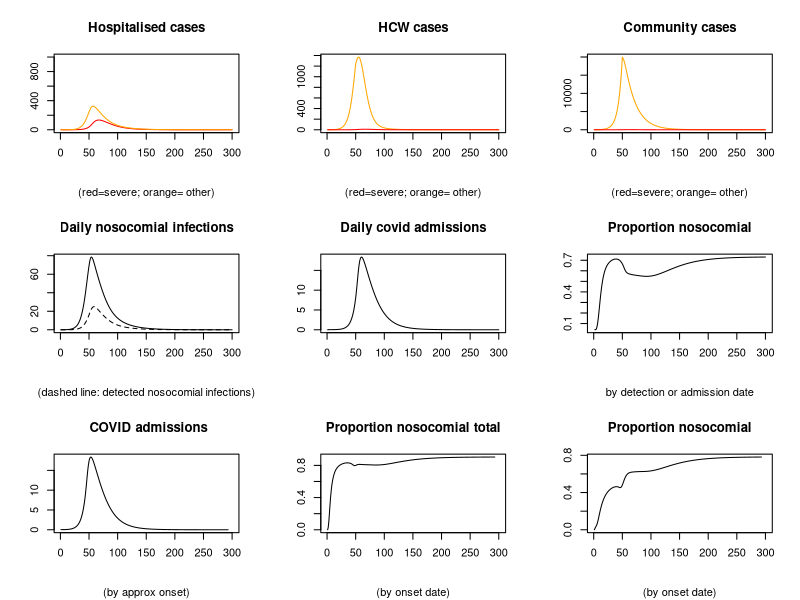

R code for this plot:
# Covid ODE hospital model without mitigation
library(deSolve)

HospCovid <- function(t, x, parms) { 
  
  with(as.list(c(parms, x)), {
    # beta_HH is transmission parameter for transmission from infectious hospital patient to susceptible hospital infection
    # mu is hospital death and discharge rate  for hospitalised (not for COVID). In general will be time varying.
    # muprimed is hospital death and discharge rate  for hospitalised COVID patients (i.e. those hospitalised because of COVID)
    #  alpha is admission rate to hospital from community for those not known to be covid 
    # alphaprimed is admission rate to hospital from communith for those with seveer covid (i.e .in the compartment Iprimed_C)
    # gamma1 is progression rate from E1 to E2, 
    # gamma2 is progression rate from E2 to I1,
    # rho1 is progression rate from I1 to I2,
    # rho2 is progression rate from I2 to R or Iprimed (seriously ill),
    # rho3 is progression rate from Iprimed to R
    # pi_H is the proportion of hospitalised infected patients who progress to severe infection, Iprimed (where definition of severe is that hospitalisation would be recommended)
    # pi_C is the proportion of infected patients in the community who progress to severe infection, Iprimed
    
    
    N_H   <- S_H   + E1_H   +  E2_H   +  I1_H   +  I2_H   + Iprimed_H + R_H       # hospital population
    N_HCW <- S_HCW + E1_HCW +  E2_HCW +  I1_HCW +  I2_HCW + Iprimed_HCW + R_HCW   # HCW population
    N_C   <- S_C   + E1_C   +  E2_C   +  I1_C   +  I2_C   + Iprimed_C + R_C       # Community populations
    
    # in the above I_1 and I_2 are for representing erlang distributed infectious periods  for those who are infectious
    # whie Iprimed corresponds to severe costs who will be isolated or hospitalised and can be assumed not to be highly infectious
    # print(c(N_H,N_HCW,N_C))
    
    #  Block for defining time varying parameters (which will include beta in the community and hospital discharge) 
    
    # beta<-time.varying.parameter(beta.max,beta.min,phi,t)
    total.hosp.discharge.rate<-mu*(S_H+ E1_H + E2_H + I1_H +I2_H + R_H) + muprimed*Iprimed_H
    #total.hosp.admission.rate<-alpha*(S_C+ E1_C + E2_C + I1_C +I2_C+ R_C) + alphaprimed*Iprimed_C
    # now choose alpha so admission rate matches dishcarge rate
    # now specify admission rate for severe cases to be limited by overall discharge rate 
    
    limited.alphaprimed<-min(alphaprimed, total.hosp.discharge.rate/Iprimed_C )
    
    # and admission rate for non-covid adjusted to fill capacity, but could be zero 
    alpha<-(total.hosp.discharge.rate -limited.alphaprimed*Iprimed_C)/(S_C+ E1_C + E2_C + I1_C +I2_C+ R_C) 
    
    # scale commmunity transmission to account for interventions (affects beta_CC and beta_CHCW)
    phi<-1
    if(t> changepoint1 & t<= changepoint2) phi<-phi1
    if(t> changepoint2 & t<= changepoint3) phi<-phi2
    if(t> changepoint3 & t<= changepoint4) phi<-phi3
    if(t> changepoint4 ) phi<-phi4
    
    
    
    
    # Derivatives 
    # a) For hospitalised population 
    dS_H <- -beta_HH*S_H*(I1_H + I2_H)/N_H   - betaprimed_HH*S_H*Iprimed_H/N_H  -beta_HCWH*S_H*(I1_HCW + I2_HCW)/N_H  - mu * S_H + alpha * S_C 
    dE1_H <-  beta_HH*S_H*(I1_H + I2_H)/N_H  +  betaprimed_HH*S_H*Iprimed_H/N_H  + beta_HCWH*S_H*(I1_HCW + I2_HCW)/N_H  - gamma1*E1_H -mu*E1_H +alpha*E1_C
    dE2_H <- gamma1*E1_H - gamma2*E2_H -mu*E2_H +alpha*E2_C
    dI1_H <- gamma2*E2_H - rho1*I1_H  -mu*I1_H +alpha*I1_C
    dI2_H <- rho1*I1_H - rho2*I2_H   -mu*I2_H +alpha*I2_C
    dIprimed_H <- pi_H * rho2*I2_H -rho3*Iprimed_H -muprimed*Iprimed_H +limited.alphaprimed*Iprimed_C
    dR_H  <- (1- pi_H) * rho2*I2_H + rho3*Iprimed_H   -mu*R_H +alpha*R_C
    
    # b) For community population    
    dS_C <- -phi*beta_CC*S_C*(I1_C + I2_C)/N_C   - phi*betaprimed_CC*S_C*Iprimed_C/N_C  -beta_HCWC*S_C*(I1_HCW + I2_HCW)/N_C  + mu * S_H - alpha * S_C 
    dE1_C <-  phi*beta_CC*S_C*(I1_C + I2_C)/N_C  +  phi*betaprimed_CC*S_C*Iprimed_C/N_C  + beta_HCWC*S_C*(I1_HCW + I2_HCW)/N_C  - gamma1*E1_C + mu*E1_H  - alpha*E1_C
    dE2_C <- gamma1*E1_C - gamma2*E2_C + mu*E2_H - alpha*E2_C
    dI1_C <- gamma2*E2_C - rho1*I1_C   + mu*I1_H  - alpha*I1_C
    dI2_C <- rho1*I1_C - rho2*I2_C   +mu*I2_H - alpha*I2_C
    dIprimed_C <- pi_C * rho2*I2_C -rho3*Iprimed_C + muprimed*Iprimed_H - limited.alphaprimed*Iprimed_C
    dR_C  <- (1 - pi_C) * rho2*I2_C  + rho3*Iprimed_C   + mu*R_H - alpha*R_C 
    
    # c) For HCWs  (for simplicity we neglect hospitalisation of HCW for now)
    dS_HCW  <- -beta_HHCW*S_HCW*(I1_H + I2_H)/N_HCW   - betaprimed_HHCW*S_HCW*Iprimed_H/N_HCW  -beta_HCWHCW*S_HCW*(I1_HCW + I2_HCW)/N_HCW - phi*beta_CHCW*S_HCW*(I1_C + I2_C)/N_HCW
    dE1_HCW <- beta_HHCW*S_HCW*(I1_H + I2_H)/N_HCW  +  betaprimed_HHCW*S_HCW*Iprimed_H/N_HCW  + beta_HCWHCW*S_HCW*(I1_HCW + I2_HCW)/N_HCW  + phi*beta_CHCW*S_HCW*(I1_C + I2_C)/N_HCW- gamma1*E1_HCW 
    dE2_HCW <- gamma1*E1_HCW - gamma2*E2_HCW
    dI1_HCW <- gamma2*E2_HCW - rho1*I1_HCW 
    dI2_HCW <- rho1*I1_HCW - rho2*I2_HCW  
    dIprimed_HCW <- pi_HCW * rho2*I2_HCW -rho3*Iprimed_HCW 
    dR_HCW  <- (1- pi_HCW) * rho2*I2_HCW + rho3*Iprimed_HCW  
    
    dCumNosoInfections <- beta_HH*S_H*(I1_H + I2_H)/N_H  +  betaprimed_HH*S_H*Iprimed_H/N_H  + beta_HCWH*S_H*(I1_HCW + I2_HCW)/N_H 
    dCumDetectedNosoInfections <- rho1*I1_H   # note that this includes community infections with hospital onset 
    dCumCOVIDAdmissions <- limited.alphaprimed*Iprimed_C
    
    
    # Return values 
    list(c(dS_H, dE1_H, dE2_H, dI1_H, dI2_H, dIprimed_H, dR_H,dS_HCW, dE1_HCW, dE2_HCW, dI1_HCW, dI2_HCW, dIprimed_HCW, dR_HCW, dS_C, dE1_C, dE2_C, dI1_C, dI2_C, dIprimed_C, dR_C, 
           dCumNosoInfections,dCumDetectedNosoInfections,dCumCOVIDAdmissions))
    
  })  # end with
} # end HospCovid



# in general components of next generation matrix will be time varying
#R_HH<-   0.5   # R_HH= beta_HH/mean.infectious.period etc
R_HH<-   0.8
R_HCWH<- 0.2
#R_HCWH<- 0
R_HHCW<- 0.8
#R_HHCW<-0
R_CC<-   3
R_HCWC<-  0.2 
R_HCWHCW<-0.5
R_CHCW <-0.1


# approx next gen matrix (only approximate as we are not accounting for readmissions etc)
# K is for full community transmission
K<-matrix(0, nrow=3, ncol=3)
K[1,1]<-R_HH
K[1,2]<-R_HCWH
K[1,3]<-0  
K[2,2]<-R_HCWHCW
K[2,1]<-R_HHCW
K[2,3]<-R_CHCW
K[3,3]<-R_CC
K[3,1]<- 0
K[3,2]<- R_HCWC

eigen(K)
# K1 is for 0 community transmission (for baseline parameters still above 1)

K1<-K
K1[2,3]<-0
K1[3,3]<-0
eigen(K1)


# K2 is for 0 community transmission and 50% reduced hospital transmission
K2<-K1
K2[1,1]<-K2[1,1]*0.5
K2[1,2]<-K2[1,2]*0.5
K2[2,2]<-K2[2,2]*0.5
K2[2,1]<-K2[2,1]*0.5
eigen(K2)

# K3 is for 0 community transmission and 75% reduced hospital transmission
K3<-K1
K3[1,1]<-K3[1,1]*0.25
K3[1,2]<-K3[1,2]*0.25
K3[2,2]<-K3[2,2]*0.25
K3[2,1]<-K3[2,1]*0.25
eigen(K3)




gamma1<-0.5
gamma2<-0.5
mu<-0.2
rho1=0.3
rho2 =0.3 
rho3=0.1

mean.infectious.period<-6.66
mean.infectious.period.hcw<-2 # assumed mean infectious period of a hcw in a hospital before they self-isolate
mean.infectious.period.h<- (gamma1/(gamma1+mu))*(gamma2/(gamma2+mu))*(1/(mu+rho1))*(1+rho1/(mu+rho2))   #assumed mean infectious period of patient infected in a hospital
# (approximate....as for the moment we ignore discharge and readmission effects, which will lead to a small correction)



parameters<-c(
  
  # Note that these R_HH values (components of the NGM) are approximate as in reality need to account for discharges etc 
  # but they are measure of secondary cases while individuals remain in the compartments they start in
  beta_HH=R_HH/mean.infectious.period.h,
  betaprimed_HH=0,    #  initially assume that there is no transmission from known severe cases (i.e. effective isolation)
  beta_HCWH = R_HCWH/mean.infectious.period.hcw ,
  beta_HHCW = R_HHCW/mean.infectious.period.h ,
  beta_CHCW =  R_CHCW/mean.infectious.period ,
  betaprimed_HHCW =0, #  initially assume that there is no transmission from known severe cases (i.e. effective isolation)
  # betaprimed_HHCW = 0.2*R_HHCW/mean.infectious.period, 
  beta_CC =R_CC/mean.infectious.period  ,
  betaprimed_CC=0,
  beta_HCWC=R_HCWC/mean.infectious.period,
  beta_HCWHCW = R_HCWHCW/mean.infectious.period.hcw,
  mu =0.2,
  muprimed =0.05,
  alpha =0.001,
  alphaprimed=0.5,
  gamma1=0.5,
  gamma2=0.5,
  rho1=0.3,
  rho2 =0.3 ,
  rho3=0.1,
  pi_H=0.3,
  pi_C =0.01,
  pi_HCW =0.01,
  changepoint1=50, # day on which there is first change in transmission rate in the community
  changepoint2=90000000, #etc
  changepoint3=150000000,
  changepoint4=200000000,
  
  phi1=0.2,  # scaling factor for community transmission between changepoint1 and changepoint 2 (so baseline beta_CC  and beta_CHCW is mulpited by phi1 in this period)
  phi2=0.3,
  phi3=0.6,
  phi4=0.3 
)


parameters2<-parameters 
hosp_scaling<-0.5
parameters2["beta_HH"] <- parameters2["beta_HH"]  * hosp_scaling
parameters2["beta_HCWH"] <- parameters2["beta_HCWH"]  * hosp_scaling
parameters2["beta_HHCW"] <- parameters2["beta_HHCW"]  * hosp_scaling
parameters2["beta_CHCW"] <- parameters2["beta_CHCW"]  * hosp_scaling
parameters2["beta_HCWHCW"] <- parameters2["beta_HCWHCW"]  * hosp_scaling


parameters3<-parameters 
hosp_scaling<-0.25
parameters3["beta_HH"] <- parameters3["beta_HH"]  * hosp_scaling
parameters3["beta_HCWH"] <- parameters3["beta_HCWH"]  * hosp_scaling
parameters3["beta_HHCW"] <- parameters3["beta_HHCW"]  * hosp_scaling
parameters3["beta_CHCW"] <- parameters3["beta_CHCW"]  * hosp_scaling
parameters3["beta_HCWHCW"] <- parameters3["beta_HCWHCW"]  * hosp_scaling

times <- seq(1, 300,by=1 ) 

ystart<-c(
  S_H=1000,
  E1_H=0,
  E2_H=0,
  I1_H=0,
  I2_H=0,
  Iprimed_H=1,
  R_H=0,
  S_HCW=4000,
  E1_HCW=0,
  E2_HCW=0,
  I1_HCW=0,
  I2_HCW=0,
  Iprimed_HCW=0,
  R_HCW=0,  
  S_C=499990,
  E1_C=0,
  E2_C=0,
  I1_C=10,
  I2_C=0,
  Iprimed_C=0,
  R_C=0,
  CumNosoInfections=0,
  CumDetectedNosoInfections=0,
  CumCOVIDAdmissions=0
)


out<-ode(y=ystart,times=times, func=HospCovid,parameters)
out.df<-as.data.frame(out)
out.df$H.tot<-out.df$S_H + out.df$E1_H  +   out.df$E2_H +  out.df$I1_H +  out.df$I2_H + out.df$Iprimed_H +  out.df$R_H
out.df$HCW.tot<-out.df$S_HCW + out.df$E1_HCW  +   out.df$E2_HCW +  out.df$I1_HCW +  out.df$I2_HCW + out.df$Iprimed_HCW +  out.df$R_HCW
out.df$C.tot<-out.df$S_C + out.df$E1_C  +   out.df$E2_C +  out.df$I1_C +  out.df$I2_C + out.df$Iprimed_C +  out.df$R_C

out.df$CplusH<- out.df$C.tot + out.df$H.tot

out.df$CplusH
out.df$HCW.tot
out.df$H.tot
out.df$C.tot

out2<-ode(y=ystart,times=times, func=HospCovid,parameters2)
out2.df<-as.data.frame(out2)
out3<-ode(y=ystart,times=times, func=HospCovid,parameters3)
out3.df<-as.data.frame(out3)

par(mfrow=c(3,3))
plot(out.df$time,out.df$Iprimed_H, col='red',type='l',main="Hospitalised cases",sub = "(red=severe; orange= other)",ylim=c(0,1000),ylab="",xlab="")
lines(out.df$E1_H + out.df$E2_H + out.df$I1_H + out.df$I2_H, col="orange")

plot(out.df$E1_HCW + out.df$E2_HCW + out.df$I1_HCW + out.df$I2_HCW, col="orange",type='l',main="HCW cases",sub = "(red=severe; orange= other)",ylab="",xlab="")
lines(out.df$time,out.df$Iprimed_HCW, col='red')

plot(out.df$E1_C + out.df$E2_C + out.df$I1_C + out.df$I2_C, col="orange",main="Community cases",sub = "(red=severe; orange= other)",type='l',ylab="",xlab="")
lines(out.df$time,out.df$Iprimed_C, col='red')

n<-length(out.df$CumDetectedNosoInfections)
out.df$DailyDetectedNosoInfections<-0
for(i in  2:n) out.df$DailyDetectedNosoInfections[i]<- out.df$CumDetectedNosoInfections[i]- out.df$CumDetectedNosoInfections[i-1]
out.df$DailyNosoInfections<-0
for(i in  2:n) out.df$DailyNosoInfections[i]<- out.df$CumNosoInfections[i]- out.df$CumNosoInfections[i-1]

out.df$DailyCOVIDAdmissions<-0
for(i in  2:n) out.df$DailyCOVIDAdmissions[i]<- out.df$CumCOVIDAdmissions[i]- out.df$CumCOVIDAdmissions[i-1]
out.df$DailyCOVIDAdmissionsByApproxOnset<-NA  #i.e. amongst covid admission to hospital, approx how many had onset on this data  (caclulated assuming 7 days from onset to admission)
for(i in  1:(n-7)) out.df$DailyCOVIDAdmissionsByApproxOnset[i] <-out.df$DailyCOVIDAdmissions[i+7]

out.df$ProportionNosocomial<-out.df$DailyDetectedNosoInfections/(out.df$DailyDetectedNosoInfections + out.df$DailyCOVIDAdmissions)
plot(out.df$DailyNosoInfections,type='l',main="Daily nosocomial infections", sub="(dashed line: detected nosocomial infections)",ylab="",xlab="")
lines(out.df$DailyDetectedNosoInfections,lty=2)
plot(out.df$DailyCOVIDAdmissions,type='l',main="Daily covid admissions",ylab="",xlab="")
plot(out.df$ProportionNosocomial,type='l',main="Proportion nosocomial", sub="by detection or admission date",ylab="",xlab="")

#below we include only detected nosocomial
out.df$ProportionNosocomialByOnset<-out.df$DailyDetectedNosoInfections/(out.df$DailyDetectedNosoInfections + out.df$DailyCOVIDAdmissionsByApproxOnset)
#below we include undetected nosocomial
out.df$ProportionNosocomialByOnsetTotal<-out.df$DailyNosoInfections/(out.df$DailyNosoInfections + out.df$DailyCOVIDAdmissionsByApproxOnset)
plot(out.df$DailyCOVIDAdmissionsByApproxOnset,type='l', main=" COVID admissions",sub="(by approx onset)",ylab="",xlab="")

plot(out.df$ProportionNosocomialByOnsetTotal,type='l',main="Proportion nosocomial total", sub="(by onset date)",ylab="",xlab="")

plot(out.df$ProportionNosocomialByOnset,type='l', main="Proportion nosocomial",sub="(by onset date)",ylab="",xlab="")


# Now add a ggplot where figures are stacked 
